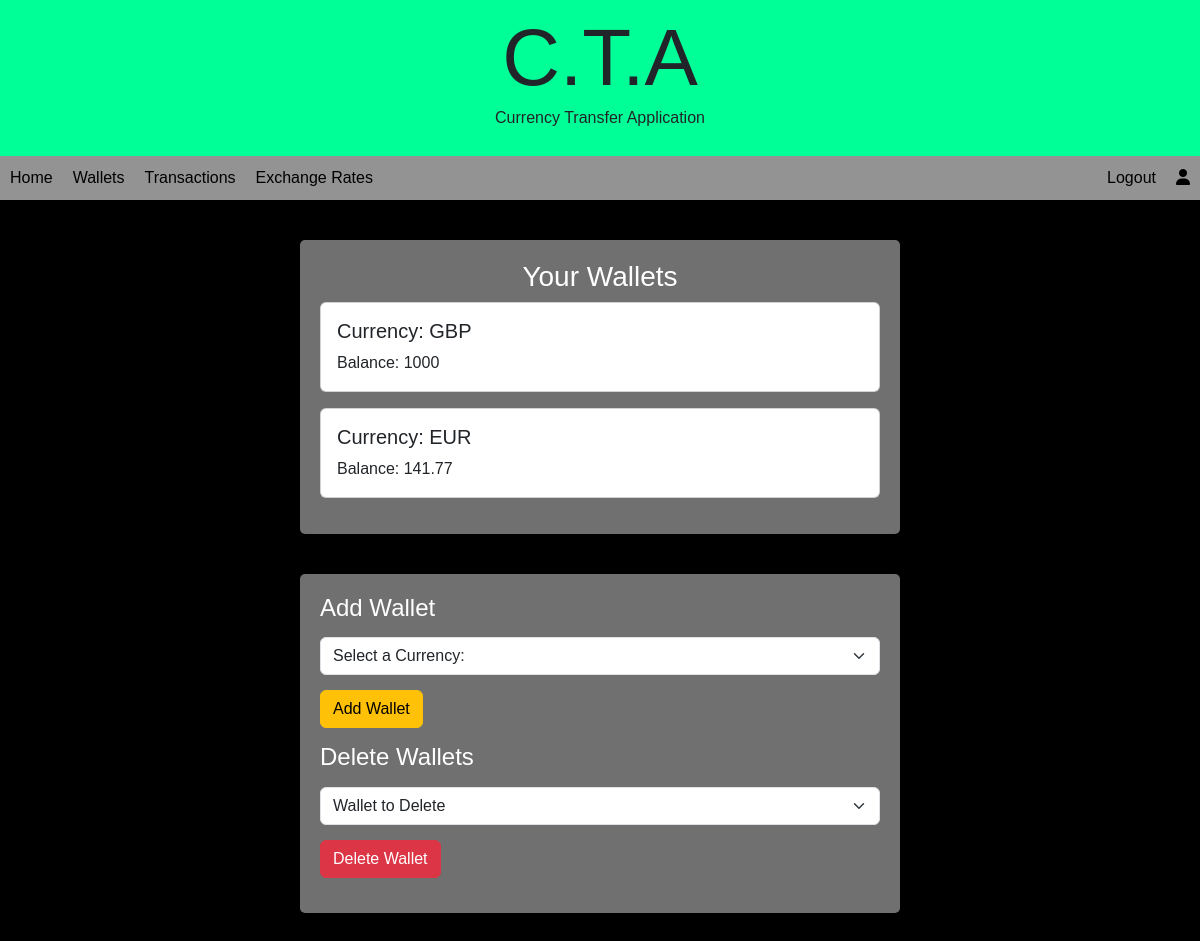
The app's page /wallets.php (signed in) with its own data.
### tables this page shows
CREATE TABLE `currencywallet` (
  `wallets_id` int(11) NOT NULL,
  `customer_id` int(11) NOT NULL,
  `currency_id` char(3) NOT NULL,
  `amount` float DEFAULT NULL,
  `amountLimit` float DEFAULT 1000000,
  `frozen` char(10) NOT NULL DEFAULT 'False',
  `proof` blob DEFAULT NULL
);

### wallets.php (the view, shortened to what this page needs)
<?php
    $userEmail = $_SESSION['userEmail'];
    require_once("includes/db_conn.php");
    $info = "SELECT customeraccounts.customer_id, currencywallet.wallets_id, currencywallet.currency_id, currencywallet.amount, currencywallet.frozen, currencywallet.proof
                FROM customeraccounts
                INNER JOIN currencywallet ON currencywallet.customer_id = customeraccounts.customer_id
                WHERE customeraccounts.email_address = '$userEmail'";
    $info_results = $conn->query($info);
?>
<!DOCTYPE html>
<html lang="en">
    <head>
        <link href="https://cdn.jsdelivr.net/npm/bootstrap@5.3.3/dist/css/bootstrap.min.css" rel="stylesheet">
        <link rel="stylesheet" href  ="styles/main.css" />
        <link rel="stylesheet" media="only screen and (max-width: 720px)" href="styles/mobile.css" />
    </head>
    <body>
        <?php include("includes/customerNav.php") ?>
        <div class="container">
            <h3 class="text-center">Your Wallets</h3>
            <?php
                mysqli_data_seek($info_results, 0);
                while ($obj = $info_results->fetch_object()) {
                    if ($obj->frozen == 'False') {
                        echo "<div class='card wb-75 mb-3'>";
                            echo "<div class='card-body'>";
                            echo "<h5 class='card-title'>Currency: {$obj->currency_id}</h5>";
                            echo "<p class='card-text'>Balance: {$obj->amount}</p>";
                            echo "</div>";
                        echo "</div>";
                    }
                }
            ?>
        </div>
        <div class="container">
            <div class="add-wallet">
                <h4>Add Wallet</h4>
                <form action="wallets.php" method="POST">
                    <div class="form-group">
                        <select name="selectCurrency" id="selectCurrency" class="form-select">
                            <option selected>Select a Currency: </option>
                        </select>
                    </div>
                    <div class="form-group">
                        <input type="submit" value="Add Wallet" name="submit" class="btn btn-warning">
                    </div>
                </form>
            </div>
            <div class="delete-wallet">
                <h4>Delete Wallets</h4>
                <form action="wallets.php" method="POST">
                    <div class="form-group">
                        <select name="delWallet" id="delWallet" class="form-select">
                            <option selected>Wallet to Delete</option>
                        </select>
                    </div>
                    <div class="form-group">
                        <input type="submit" value="Delete Wallet" name="submitDelete" class="btn btn-danger">
                    </div>
                </form>
            </div>
        </div>
    </body>
</html>

### styles/main.css (style rules this page uses)
* { font-family: sans-serif; }
body { background-color: black; }
.container { max-width: 800px; margin: 40px auto; padding: 20px; background-color: rgb(112, 112, 112); border-radius: 5px; color: white; width: 600px; }
.form-group { margin: 15px 0px; }

### records on screen
currencywallet: currency "GBP", amount "1000"
currencywallet: currency "EUR", amount "141.77"
